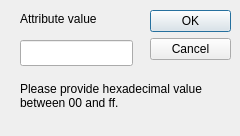
<?xml version="1.0" encoding="UTF-8"?>
<ui version="4.0">
 <class>CDlgRawAttr</class>
 <widget class="QDialog" name="CDlgRawAttr">
  <property name="geometry">
   <rect>
    <x>0</x>
    <y>0</y>
    <width>240</width>
    <height>136</height>
   </rect>
  </property>
  <property name="windowTitle">
   <string>Edit Attribute</string>
  </property>
  <widget class="QDialogButtonBox" name="buttonBox">
   <property name="geometry">
    <rect>
     <x>150</x>
     <y>10</y>
     <width>81</width>
     <height>301</height>
    </rect>
   </property>
   <property name="orientation">
    <enum>Qt::Vertical</enum>
   </property>
   <property name="standardButtons">
    <set>QDialogButtonBox::Cancel|QDialogButtonBox::Ok</set>
   </property>
  </widget>
  <widget class="QLabel" name="label">
   <property name="geometry">
    <rect>
     <x>20</x>
     <y>10</y>
     <width>121</width>
     <height>18</height>
    </rect>
   </property>
   <property name="text">
    <string>Attribute value</string>
   </property>
  </widget>
  <widget class="QLineEdit" name="line_AttrEdit">
   <property name="geometry">
    <rect>
     <x>20</x>
     <y>40</y>
     <width>113</width>
     <height>26</height>
    </rect>
   </property>
  </widget>
  <widget class="QLabel" name="label_2">
   <property name="geometry">
    <rect>
     <x>20</x>
     <y>80</y>
     <width>201</width>
     <height>31</height>
    </rect>
   </property>
   <property name="text">
    <string>Please provide hexadecimal value between 00 and ff.</string>
   </property>
   <property name="wordWrap">
    <bool>true</bool>
   </property>
  </widget>
 </widget>
 <tabstops>
  <tabstop>line_AttrEdit</tabstop>
 </tabstops>
 <resources/>
 <connections>
  <connection>
   <sender>buttonBox</sender>
   <signal>accepted()</signal>
   <receiver>CDlgRawAttr</receiver>
   <slot>accept()</slot>
   <hints>
    <hint type="sourcelabel">
     <x>248</x>
     <y>254</y>
    </hint>
    <hint type="destinationlabel">
     <x>157</x>
     <y>274</y>
    </hint>
   </hints>
  </connection>
  <connection>
   <sender>buttonBox</sender>
   <signal>rejected()</signal>
   <receiver>CDlgRawAttr</receiver>
   <slot>reject()</slot>
   <hints>
    <hint type="sourcelabel">
     <x>316</x>
     <y>260</y>
    </hint>
    <hint type="destinationlabel">
     <x>286</x>
     <y>274</y>
    </hint>
   </hints>
  </connection>
 </connections>
</ui>
